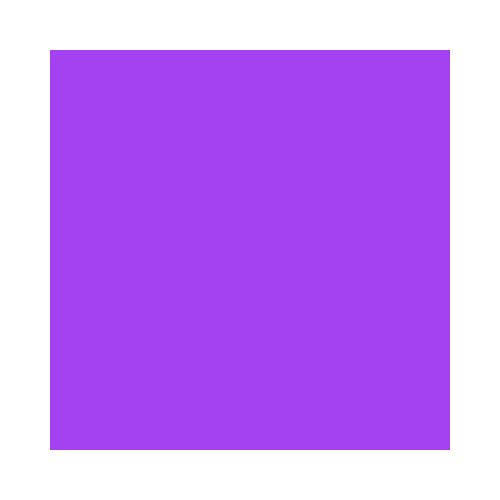
Frame 1 (no input)
Frame 60 (the mouse pressed at the canvas centre just before this capture): identical to frame 1, image omitted
Frame 120 (the mouse held since frame 60 and released just before this capture): identical to frame 1, image omitted

The Processing sketch that drew this single still picture (run headless with seeded random() and noise(); from frame 60 on, the mouse is pressed at the canvas centre):

// Processing sketch: cours_04_03_Timer
// ── cours_04_03_Timer.pde
Timer monTimer;
int tempsTimer;
int compteurDeTours;
color colorShape;
float x;
float y;

void setup()
{
  size(500, 500);
  x = width/2;
  y = height/2;
  colorShape = color(random(255), random(255), random(255));
  compteurDeTours = 0;
  tempsTimer = 2500;
  monTimer = new Timer(tempsTimer);
  monTimer.start();
}

void draw()
{
  background(255);
  fill(colorShape);
  noStroke();
  if (compteurDeTours % 2 == 0)
  {
    rectMode(CENTER);
    rect(x, y, 400, 400);
  } else
  {
    ellipseMode(CENTER);
    ellipse(x, y, 400, 400);
  }

  if (monTimer.isFinished())
  {
    colorShape = color(random(255), random(255), random(255));
    compteurDeTours ++;
    monTimer.totalTime = round(random(1000, 4000));
    monTimer.reset();
    monTimer.start();
  } else
  {
    println(monTimer.getRemainingTime());
  }
}
// ── Timer.pde
class Timer {

  int savedTime;
  int totalTime;
  int passedTime;
  int remainingTime;
  boolean timerStarted, timerStopped;

  Timer(int tempTotalTime) {
    totalTime = tempTotalTime;
    timerStarted = false;
    timerStopped = true;
  }

  void start() {
    if (timerStopped) {
      savedTime = millis();
      timerStarted = true;
      timerStopped = false;
    }
  }

  void stop() {
    timerStopped = true;
    timerStarted = false;
  }

  void reset() {
    savedTime = millis();
  }

  boolean isFinished() {
    if (timerStarted) {
      passedTime = millis()- savedTime;
      if (passedTime > totalTime) {
        timerStarted = false;
        timerStopped = true;
        return true;
      } 
      else {
        return false;
      }
    } 
    else {
      return true;
    }
  }

  int getRemainingTime() {
    if (timerStarted) {
      remainingTime = totalTime-passedTime;    
      return remainingTime;
    } 
    else {
      return -1;
    }
  }
}
